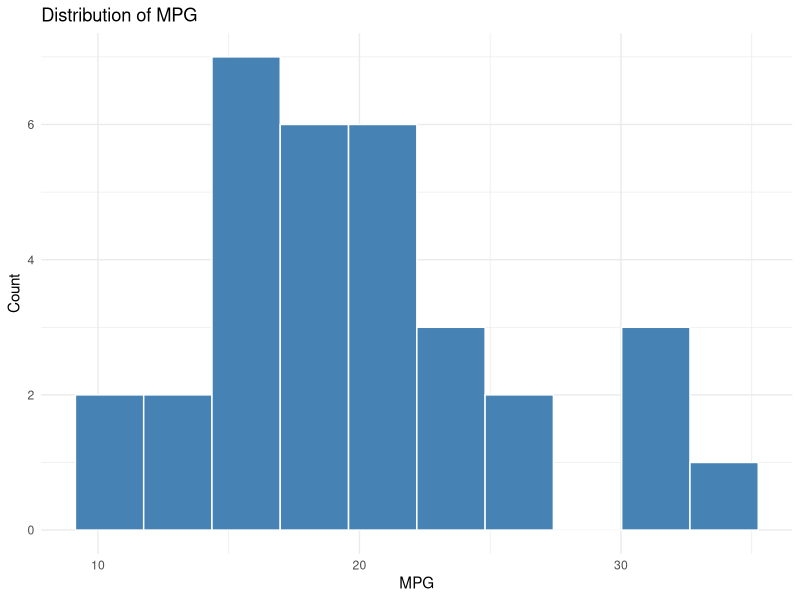
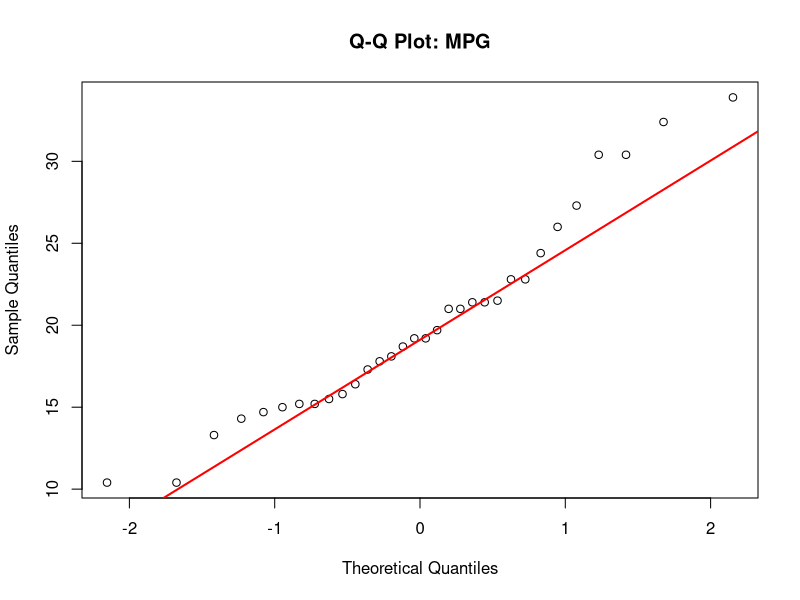
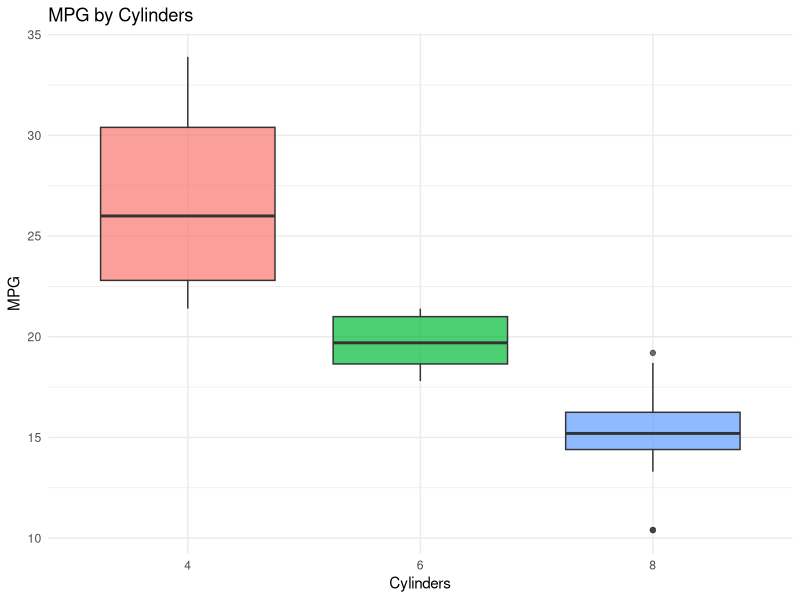
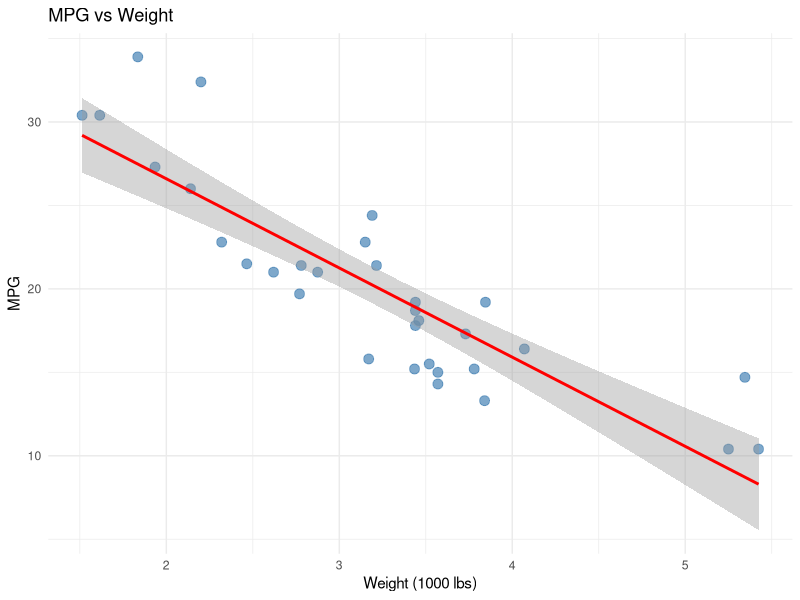
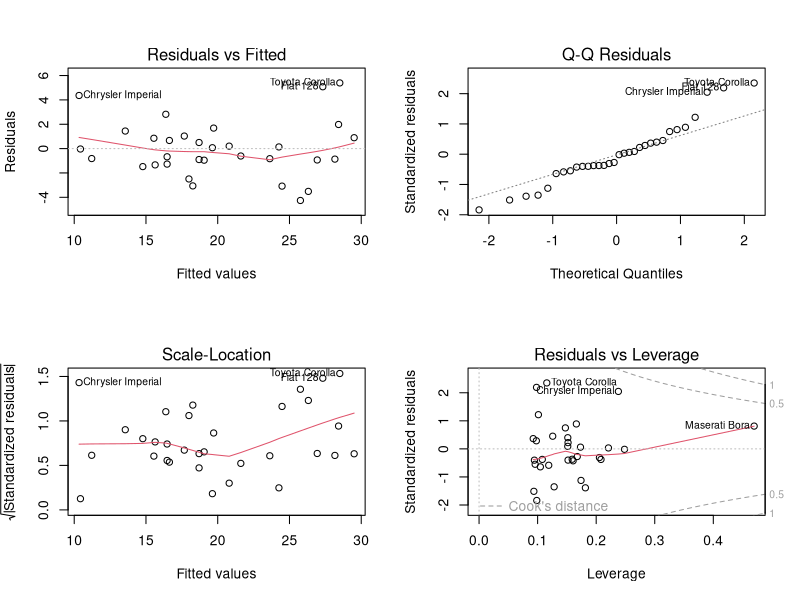

R code for these plots, in order:
# R Statistical Analysis Tutorial - Author: Fidel Mehra
# Covers: descriptive stats, hypothesis testing, regression, visualisation

# ---- Load Libraries ----
library(ggplot2)
library(dplyr)

# ---- 1. Load Data ----
data(mtcars)
df <- mtcars
cat("Rows:", nrow(df), "Cols:", ncol(df), "\n")
head(df)

# ---- 2. Descriptive Statistics ----
print(summary(df))
cat("Mean MPG:", mean(df$mpg), "\n")
cat("SD MPG:", sd(df$mpg), "\n")
cat("Median MPG:", median(df$mpg), "\n")

# ---- 3. Normality Test ----
shapiro.test(df$mpg)

# Histogram
ggplot(df, aes(x = mpg)) +
  geom_histogram(bins = 10, fill = "steelblue", colour = "white") +
  labs(title = "Distribution of MPG", x = "MPG", y = "Count") +
  theme_minimal()

# Q-Q Plot
qqnorm(df$mpg, main = "Q-Q Plot: MPG")
qqline(df$mpg, col = "red", lwd = 2)

# ---- 4. Correlation Analysis ----
cor_matrix <- cor(df)
print(round(cor_matrix, 2))

# ---- 5. t-Test: Auto vs Manual MPG ----
auto   <- df[df$am == 0, "mpg"]
manual <- df[df$am == 1, "mpg"]
cat("Auto mean MPG:",   mean(auto),   "\n")
cat("Manual mean MPG:", mean(manual), "\n")
t.test(auto, manual, var.equal = FALSE)

# ---- 6. ANOVA: MPG by Cylinders ----
df$cyl_f <- as.factor(df$cyl)
aov_res <- aov(mpg ~ cyl_f, data = df)
print(summary(aov_res))
print(TukeyHSD(aov_res))

# Boxplot
ggplot(df, aes(x = cyl_f, y = mpg, fill = cyl_f)) +
  geom_boxplot(alpha = 0.7) +
  labs(title = "MPG by Cylinders", x = "Cylinders", y = "MPG") +
  theme_minimal() + theme(legend.position = "none")

# ---- 7. Simple Linear Regression ----
lm1 <- lm(mpg ~ wt, data = df)
print(summary(lm1))

ggplot(df, aes(x = wt, y = mpg)) +
  geom_point(colour = "steelblue", size = 3, alpha = 0.7) +
  geom_smooth(method = "lm", colour = "red", se = TRUE) +
  labs(title = "MPG vs Weight", x = "Weight (1000 lbs)", y = "MPG") +
  theme_minimal()

# ---- 8. Multiple Linear Regression ----
lm2 <- lm(mpg ~ wt + hp + cyl_f, data = df)
print(summary(lm2))

par(mfrow = c(2,2))
plot(lm2)
par(mfrow = c(1,1))

# ---- 9. Export Summary ----
summary_df <- df %>%
  group_by(cyl_f) %>%
  summarise(n = n(), mean_mpg = round(mean(mpg),2), sd_mpg = round(sd(mpg),2))
print(summary_df)
write.csv(summary_df, "mpg_summary.csv", row.names = FALSE)
cat("Done. Summary saved to mpg_summary.csv\n")
